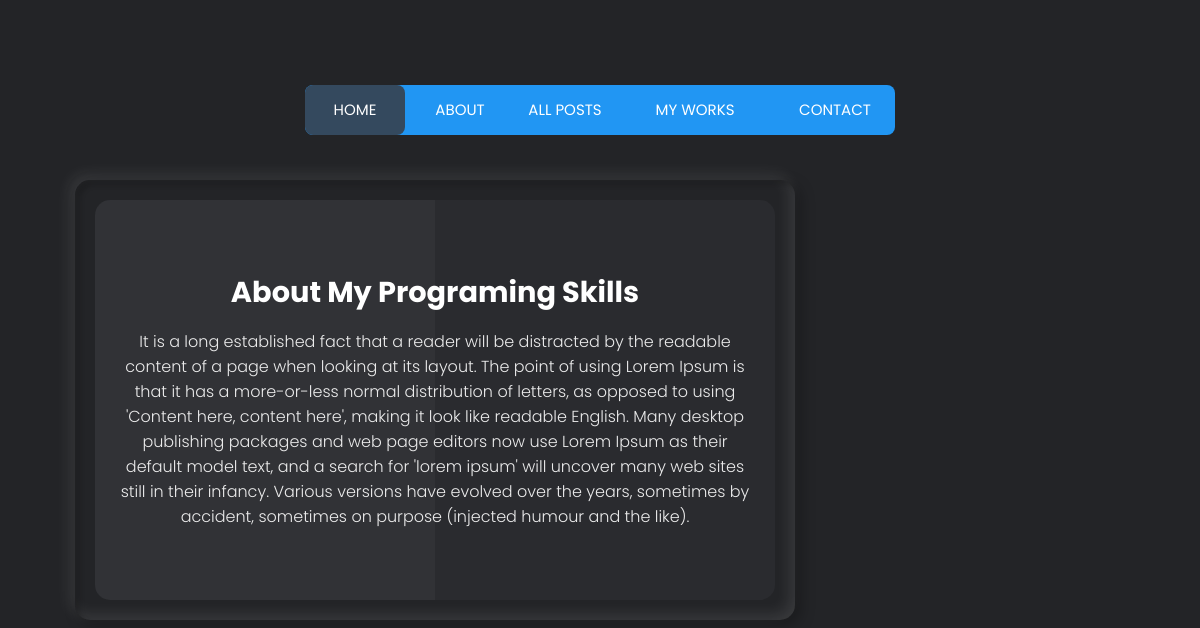
The app's page /article/1 with its own data.
### immasin/models.py (models this page shows, shortened)
class Post(models.Model):
    SLIDE1 = 'slide1'
    SLIDE2 = 'slide2'
    SLIDE3 = 'slide3'
    ABOUT = 'about'
    POST = 'post'
    CHOISE_GROUP = {
        (SLIDE1, 'slide1'),
        (ABOUT, 'about'),
        (SLIDE2, 'slide2'),
        (SLIDE3, 'slide3'),
        (POST, 'post'),
    }
    title = models.CharField(max_length=255)
    author = models.ForeignKey(User, on_delete=models.CASCADE)
    body = models.TextField()
    header_image = models.ImageField(null=True, blank=True, upload_to="images/")
    post_date = models.DateField(auto_now_add=True)
    grop = models.CharField(max_length=20, choices=CHOISE_GROUP, default=POST)
    likes = models.ManyToManyField(User, related_name='blog_posts')

### immasin/views.py (the view)
# urls.py: path('article/<int:pk>', ArticleDetailView.as_view(), name="article-detail"),
class ArticleDetailView(DetailView):
    model = Post
    template_name = 'article-details.html'

### immasin/templates/article-details.html (shortened to what this page needs)
<nav>
  <a  href="{% url 'home' %}">Home</a>
  <a href="{% url 'aboutme' %}">About</a>
  <a href="{% url 'allpost' %}">All Posts</a>
  <a href="#">My Works</a>
  <a href="{% url 'contact-us' %}">Contact</a>
  <div class="animation start-home"></div>
</nav>
<div class="container">
  <div class="card">
    <div class="box">
      <div class="content">
        <h3>{{ post.title }}</h3>
        <p> {{ post.body }}</p>
      </div>
    </div>
  </div>

### immasin/templates/article-details.html (style rules this page uses)
* { margin: 0; padding: 0; box-sizing: border-box; font-family: "Poppins", sans-serif; }
body .container { display: flex; justify-content: center; align-items: center; flex-wrap: wrap; max-width: 1200px; margin: 40px 0; }
body .container .card { position: relative; min-width: 720px; height: 440px; box-shadow: inset 5px 5px 5px rgba(0, 0, 0, 0.2), inset -5px -5px 15px rgba(255, 255, 255, 0.1), 5px 5px 15px rgba(0, 0, 0, 0.3), -5px -5px 15px rgba(255, 255, 255, 0.1); border-radius: 15px; margin-left: -1530px ; transition: 0.5s; }
body .container .card .box { position: absolute; top: 20px; left: 20px; right: 20px; bottom: 20px; background: #2a2b2f; border-radius: 15px; display: flex; justify-content: center; align-items: center; overflow: hidden; transition: 0.5s; }
body .container .card .box:before { content: ""; position: absolute; top: 0; left: 0; width: 50%; height: 100%; background: rgba(255, 255, 255, 0.03); }
body .container .card .box .content { padding: 20px; text-align: center; }
body .container .card .box .content h3 { font-size: 1.8rem; color: #fff; z-index: 1; transition: 0.5s; margin-bottom: 15px; }
body .container .card .box .content p { font-size: 1rem; font-weight: 300; color: rgba(255, 255, 255, 0.9); z-index: 1; transition: 0.5s; }
nav { margin: -580px auto 0; position: relative; width: 590px; height: 50px; background-color: #2196f3; border-radius: 8px; font-size: 0; }
nav a { line-height: 50px; height: 100%; font-size: 15px; display: inline-block; position: relative; z-index: 1; text-decoration: none; text-transform: uppercase; text-align: center; color: white; cursor: pointer; }
nav .animation { position: absolute; height: 100%; top: 0; z-index: 0; transition: all .5s ease 0s; border-radius: 8px; }
a:nth-child(1) { width: 100px; }
a:nth-child(2) { width: 110px; }
a:nth-child(3) { width: 100px; }
a:nth-child(4) { width: 160px; }
a:nth-child(5) { width: 120px; }
nav .start-home, a:nth-child(1):hover~.animation { width: 100px; left: 0; background-color: #34495e; }

### records on screen
Post: title "About My Programing Skills", body "It is a long established fact that a reader will be distracted by the readable content of a page when looking at its layout. The point of using Lorem Ipsum is that it has a more-or-less normal distribution of letters, as opposed to using 'Content here, content here', making it look like readable English. Many desktop publishing packages and web page editors now use Lorem Ipsum as their default model text, and a search for 'lorem ipsum' will uncover many web sites still in their infancy. Various versions have evolved over the years, sometimes by accident, sometimes on purpose (injected humour and the like)."
